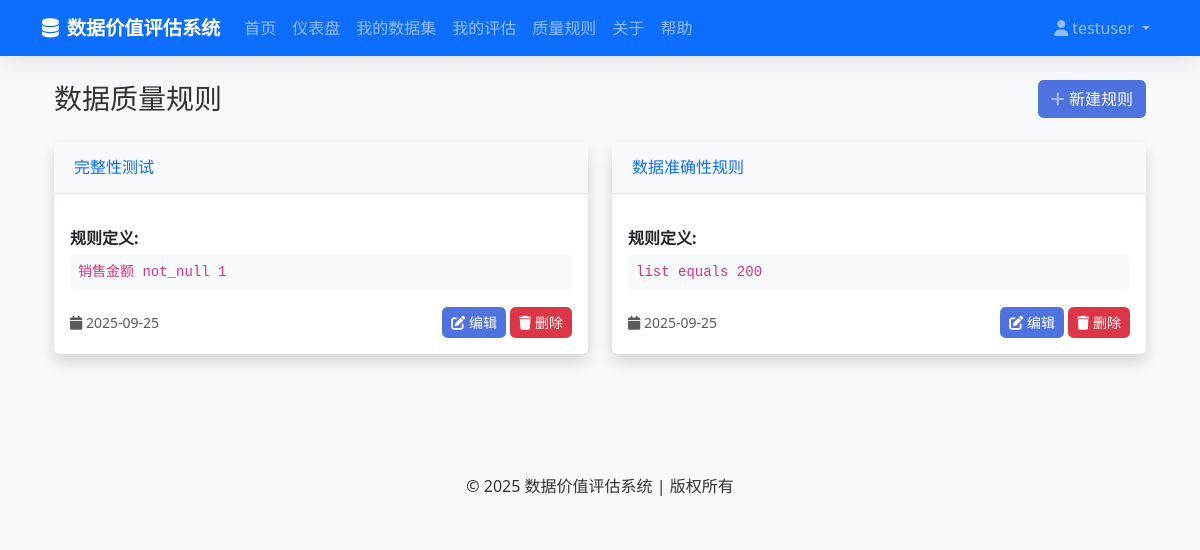
The page /assessment/rules (signed in) on the database its author committed.
### models/user.py (models this page shows, shortened)
class User(UserMixin, db.Model):
    __tablename__ = 'users'
    id = db.Column(db.Integer, primary_key=True)
    username = db.Column(db.String(64), unique=True, index=True, nullable=False)
    email = db.Column(db.String(120), unique=True, index=True, nullable=False)
    password_hash = db.Column(db.String(128), nullable=False)
    is_admin = db.Column(db.Boolean, default=False)
    created_at = db.Column(db.DateTime, default=datetime.utcnow)
    last_login = db.Column(db.DateTime, nullable=True)
    datasets = db.relationship('Dataset', backref='owner', lazy='dynamic')
    assessments = db.relationship('Assessment', backref='user', lazy='dynamic')

### models/assessment.py (models this page shows, shortened)
class DataQualityRule(db.Model):
    __tablename__ = 'data_quality_rules'
    id = db.Column(db.Integer, primary_key=True)
    name = db.Column(db.String(100), nullable=False)
    description = db.Column(db.Text, nullable=True)
    rule_type = db.Column(db.String(50), nullable=False)  # 规则类型：completeness, consistency, accuracy, etc.
    rule_definition = db.Column(db.Text, nullable=False)  # 规则定义，存储为JSON
    created_at = db.Column(db.DateTime, default=datetime.utcnow)
    updated_at = db.Column(db.DateTime, default=datetime.utcnow, onupdate=datetime.utcnow)
    user_id = db.Column(db.Integer, db.ForeignKey('users.id'), nullable=False)
    def get_rule_definition(self):
        return json.loads(self.rule_definition)

### routes/assessment_routes.py (the view)
@assessment_bp.route('/rules')
@login_required
def list_rules():
    rules = DataQualityRule.query.filter_by(user_id=current_user.id).all()
    return render_template('assessment/list_rules.html', title='数据质量规则', rules=rules)

### templates/assessment/list_rules.html (shortened to what this page needs)
{% extends "base.html" %}
{% block content %}
<div class="container-fluid">
    <div class="d-sm-flex align-items-center justify-content-between mb-4">
        <h1 class="h3 mb-0 text-gray-800">数据质量规则</h1>
        <a href="{{ url_for('assessment.new_rule') }}" class="btn btn-primary btn-icon-split">
            <span class="icon text-white-50">
                <i class="fas fa-plus"></i>
            </span>
            <span class="text">新建规则</span>
        </a>
    </div>
    {% if rules %}
    <div class="row">
        {% for rule in rules %}
        <div class="col-lg-6 mb-4">
            <div class="card shadow">
                <div class="card-header py-3 d-flex flex-row align-items-center justify-content-between">
                    <h6 class="m-0 font-weight-bold text-primary">{{ rule.name }}</h6>
                    <span class="badge badge-{{ 'success' if rule.rule_type == 'quality' else 'info' if rule.rule_type == 'completeness' else 'warning' }}">
                    </span>
                </div>
                <div class="card-body">
                    <div class="mb-3">
                        <strong>规则定义:</strong>
                        {% set rule_def = rule.get_rule_definition() %}
                        {% if rule_def %}
                        <code class="d-block mt-1 p-2 bg-light rounded">
                            {{ rule_def.column }} {{ rule_def.condition }} {{ rule_def.value }}
                        </code>
                        {% endif %}
                    </div>
                    <div class="d-flex justify-content-between align-items-center">
                        <small class="text-muted">
                            <i class="fas fa-calendar"></i> {{ rule.created_at.strftime('%Y-%m-%d') }}
                        </small>
                        <div>
                            <a href="{{ url_for('assessment.edit_rule', rule_id=rule.id) }}" class="btn btn-sm btn-primary">
                                <i class="fas fa-edit"></i> 编辑
                            </a>
                            <form action="{{ url_for('assessment.delete_rule', rule_id=rule.id) }}" method="POST" class="d-inline">
                                <button type="submit" class="btn btn-sm btn-danger" onclick="return confirm('确定要删除此规则吗？')">
                                    <i class="fas fa-trash"></i> 删除
                                </button>
                            </form>
                        </div>
                    </div>
                </div>
            </div>
        </div>
        {% endfor %}
    </div>
    {% endif %}
</div>
{% endblock %}

### templates/base.html (shortened to what this page needs)
<!DOCTYPE html>
<html lang="zh-CN">
<head>
    <link href="https://cdn.jsdelivr.net/npm/bootstrap@5.3.0/dist/css/bootstrap.min.css" rel="stylesheet">
    <link href="https://cdnjs.cloudflare.com/ajax/libs/font-awesome/6.0.0/css/all.min.css" rel="stylesheet">
    <link href="{{ url_for('static', filename='css/style.css') }}" rel="stylesheet">
</head>
<body>
    <nav class="navbar navbar-expand-lg navbar-dark bg-primary">
        <div class="container">
            <a class="navbar-brand" href="{{ url_for('main.index') }}">
                <i class="fas fa-database me-2"></i>数据价值评估系统
            </a>
            <div class="collapse navbar-collapse" id="navbarNav">
                <ul class="navbar-nav me-auto">
                    <li class="nav-item">
                        <a class="nav-link" href="{{ url_for('main.index') }}">首页</a>
                    </li>
                    {% if current_user.is_authenticated %}
                    <li class="nav-item">
                        <a class="nav-link" href="{{ url_for('main.dashboard') }}">仪表盘</a>
                    </li>
                    <li class="nav-item">
                        <a class="nav-link" href="{{ url_for('data.list_datasets') }}">我的数据集</a>
                    </li>
                    <li class="nav-item">
                        <a class="nav-link" href="{{ url_for('assessment.list_assessments') }}">我的评估</a>
                    </li>
                    <li class="nav-item">
                        <a class="nav-link" href="{{ url_for('assessment.list_rules') }}">质量规则</a>
                    </li>
                    {% endif %}
                    <li class="nav-item">
                        <a class="nav-link" href="{{ url_for('main.about') }}">关于</a>
                    </li>
                    <li class="nav-item">
                        <a class="nav-link" href="{{ url_for('main.help') }}">帮助</a>
                    </li>
                </ul>
                <ul class="navbar-nav">
                    {% if current_user.is_authenticated %}
                    <li class="nav-item dropdown">
                        <a class="nav-link dropdown-toggle" href="#" id="userDropdown" role="button" data-bs-toggle="dropdown">
                            <i class="fas fa-user me-1"></i>{{ current_user.username }}
                        </a>
                    </li>
                    {% endif %}
                </ul>
            </div>
        </div>
    </nav>
    <main class="container my-4">
        {% block content %}{% endblock %}
    </main>
    <footer class="bg-light py-4 mt-5">
        <div class="container text-center">
            <p class="mb-0">&copy; 2025 数据价值评估系统 | 版权所有</p>
        </div>
    </footer>
</body>
</html>

### static/css/style.css (style rules this page uses)
:root { --primary-color: #4e73df; --secondary-color: #6c757d; --success-color: #1cc88a; --info-color: #36b9cc; --warning-color: #f6c23e; --danger-color: #e74a3b; --light-color: #f8f9fc; --dark-color: #5a5c69; }
body { font-family: 'Nunito', 'Segoe UI', Roboto, Arial, sans-serif; background-color: #f8f9fc; color: #333; }
.navbar { box-shadow: 0 0.15rem 1.75rem 0 rgba(58, 59, 69, 0.15); }
.navbar-brand { font-weight: 700; font-size: 1.2rem; }
.card { border: none; border-radius: 0.35rem; box-shadow: 0 0.15rem 1.75rem 0 rgba(58, 59, 69, 0.1); margin-bottom: 1.5rem; }
.card-header { background-color: #f8f9fc; border-bottom: 1px solid #e3e6f0; padding: 0.75rem 1.25rem; }
.btn { border-radius: 0.35rem; }
.btn-primary { background-color: var(--primary-color); border-color: var(--primary-color); }
.badge { font-weight: 600; padding: 0.35em 0.65em; border-radius: 0.35rem; }

### rows shown on the page
User: username "testuser"
DataQualityRule: name "完整性测试", column "销售金额", condition "not_null", value "1", created_at "2025-09-25"
DataQualityRule: name "数据准确性规则", column "list", condition "equals", value "200", created_at "2025-09-25"
